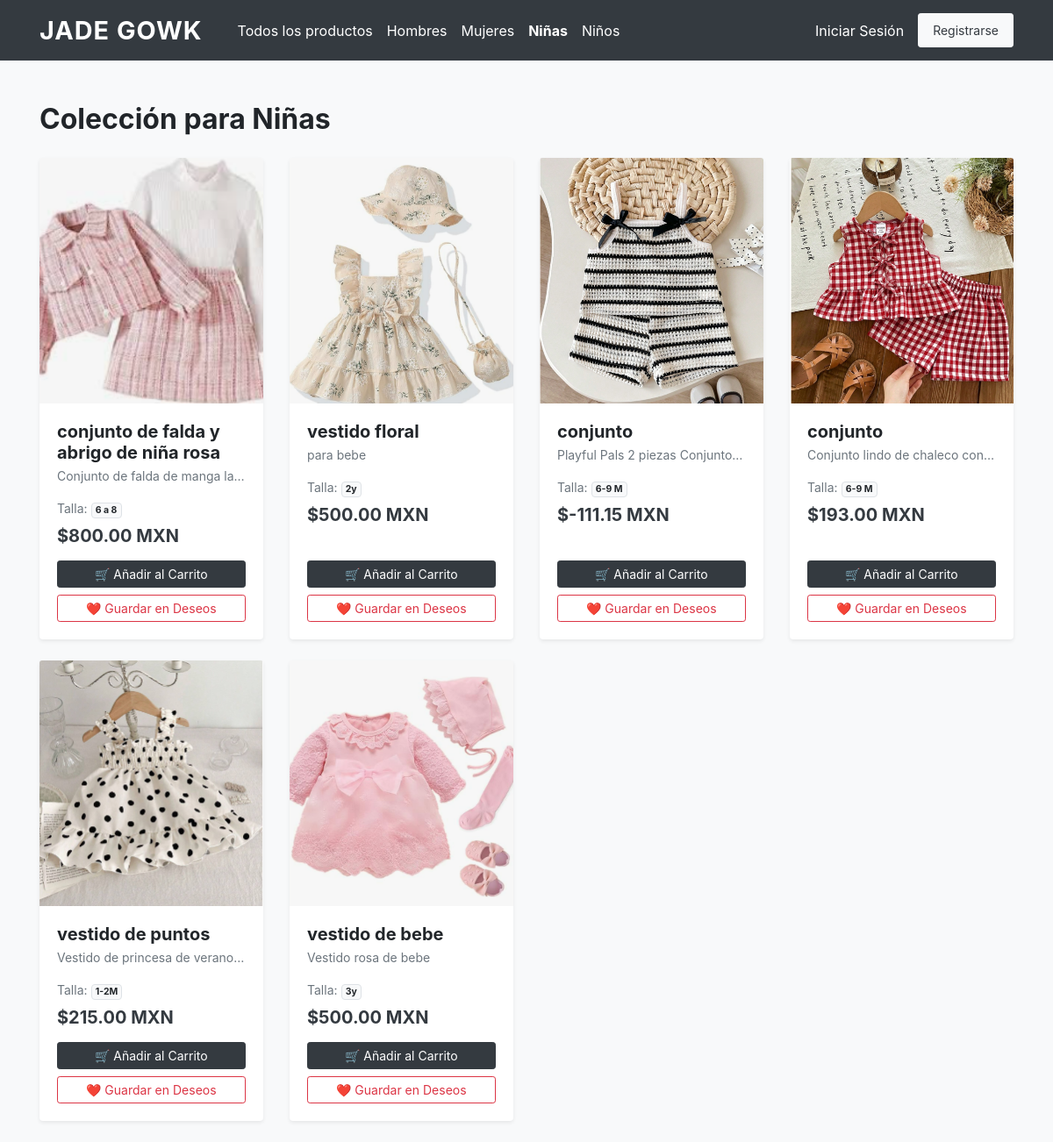
The app's page /niñas/, older data.
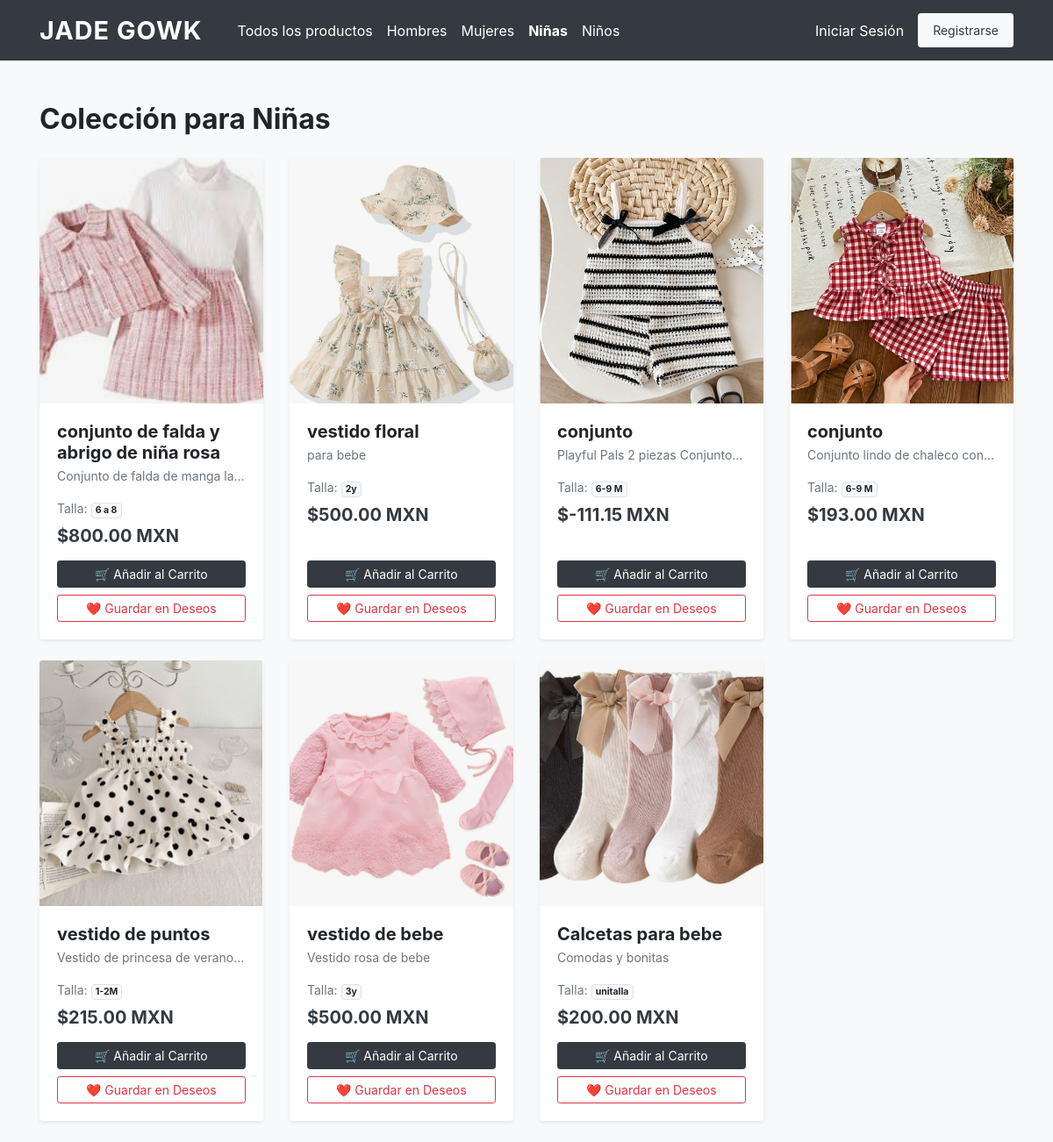
The same page, newer data.
### tienda/models.py (models this page shows, shortened)
class Producto(models.Model):
    CATEGORIAS = [
        ('Hombre', 'Hombre'),
        ('Mujer', 'Mujer'),
        ('Niña', 'Niña'),
        ('Niño', 'Niño'),
    ]
    nombre = models.CharField(max_length=100)
    descripcion = models.TextField()
    precio = models.DecimalField(max_digits=10, decimal_places=2)
    talla = models.CharField(max_length=10)
    stock = models.IntegerField()
    categoria = models.CharField(max_length=20, choices=CATEGORIAS)
    imagen = models.ImageField(upload_to='productos/', null=True, blank=True)

### tienda/views.py (called while the page is built)
def niñas(request):
    productos = Producto.objects.filter(categoria='Niña')
    return render(request, 'tienda/niñas.html', {'productos': productos})

### tienda/templates/tienda/niñas.html (shortened to what this page needs)
<!DOCTYPE html>
<html lang="es">
<head>
    <link rel="stylesheet" href="https://cdn.jsdelivr.net/npm/bootstrap@4.6.2/dist/css/bootstrap.min.css">
</head>
<body class="bg-light">
    <nav class="navbar navbar-expand-lg navbar-dark bg-dark sticky-top">
        <div class="container">
            <a class="navbar-brand" href="{% url 'inicio' %}">JADE GOWK</a>
            <div class="navbar-nav mr-auto">
                <a class="nav-link text-white ml-3" href="{% url 'inicio' %}">Todos los productos</a>
                <a class="nav-link text-white" href="{% url 'hombres' %}">Hombres</a>
                <a class="nav-link text-white" href="{% url 'mujeres' %}">Mujeres</a>
                <a class="nav-link text-white active font-weight-bold" href="{% url 'niñas' %}">Niñas</a>
                <a class="nav-link text-white" href="{% url 'niños' %}">Niños</a>
            </div>
            <div class="navbar-nav ml-auto align-items-center">
                {% if user.is_authenticated %}
                    <a class="nav-link text-white mr-2" href="{% url 'ver_lista_deseos' %}">❤️ Mis Deseos</a>
                    <a class="nav-link text-white mr-2" href="{% url 'ver_carrito' %}">🛒 Mi Carrito</a>
                    <a class="nav-link btn btn-outline-light btn-sm px-3 text-white" href="{% url 'perfil' %}">Mi Perfil</a>
                {% else %}
                    <a class="nav-link text-white mr-2" href="{% url 'login' %}">Iniciar Sesión</a>
                    <a class="nav-link btn btn-light btn-sm text-dark px-3" href="{% url 'registrar' %}">Registrarse</a>
                {% endif %}
            </div>
        </div>
    </nav>
    <div class="container mt-5">
        <h2 class="mb-4 font-weight-bold">Colección para Niñas</h2>
        <div class="row">
            {% for producto in productos %}
                <div class="col-md-3 mb-4">
                    <div class="card h-100 product-card border-0 shadow-sm">
                        {% if producto.imagen %}
                            <img src="{{ producto.imagen.url }}" class="card-img-top" alt="{{ producto.nombre }}" style="height: 280px; object-fit: cover;">
                        {% else %}
                            <div class="bg-secondary text-white d-flex align-items-center justify-content-center" style="height: 280px;">
                                <span>Sin imagen</span>
                            </div>
                        {% endif %}
                        <div class="card-body d-flex flex-column">
                            <h5 class="card-title font-weight-bold mb-1">{{ producto.nombre }}</h5>
                            <p class="card-text text-muted small text-truncate">{{ producto.descripcion }}</p>
                            <p class="text-muted small mb-2">Talla: <span class="badge badge-light border">{{ producto.talla }}</span></p>
                            <h5 class="text-dark font-weight-bold mb-3">${{ producto.precio }} MXN</h5>
                            <div class="mt-auto">
                                <a href="{% url 'agregar_al_carrito' producto.id %}" class="btn btn-dark btn-block btn-sm mb-1">🛒 Añadir al Carrito</a>
                                <a href="{% url 'agregar_a_deseos' producto.id %}" class="btn btn-outline-danger btn-block btn-sm">❤️ Guardar en Deseos</a>
                            </div>
                        </div>
                    </div>
                </div>
            {% empty %}
                <div class="col-12 text-center py-5">
                    <p class="text-muted h5">No hay productos disponibles en esta categoría actualmente.</p>
                </div>
            {% endfor %}
        </div>
    </div>
</body>
</html>

Row changes from the older to the newer data that the page shows:
added Producto: imagen (picture), nombre "Calcetas para bebe", descripcion "Comodas y bonitas", talla "unitalla", precio "200.00"
